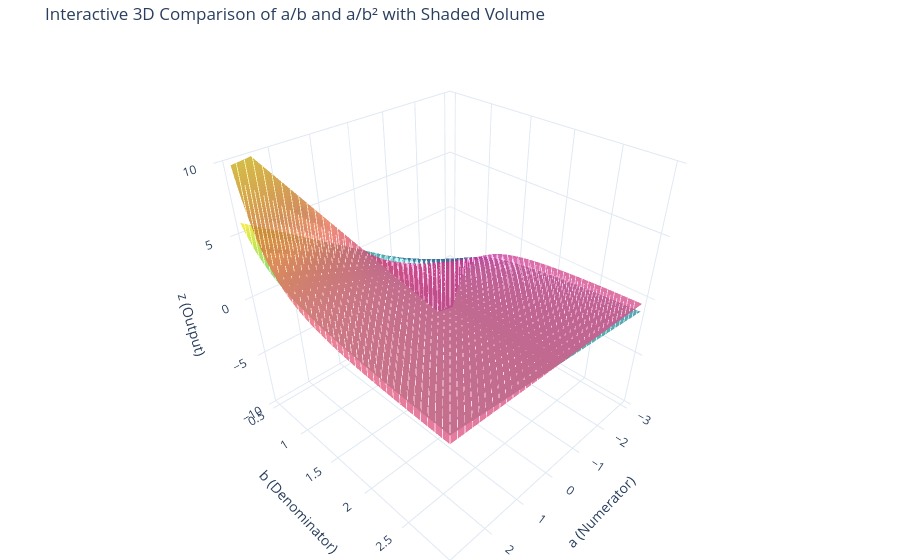

Notebook source saved alongside this figure:
### Code cell
import numpy as np
import plotly.graph_objects as go

# 1. Create a coordinate grid for variables 'a' and 'b'
a_vals = np.linspace(-3, 3, 35)
b_vals = np.linspace(0.5, 3, 35)  # Keeps 'b' safely away from 0
A, B = np.meshgrid(a_vals, b_vals)

# 2. Calculate both surfaces
Z1 = A / B
Z2 = A / (B**2)

fig = go.Figure()

# 3. Add the first surface (z = a/b)
fig.add_trace(go.Surface(
    x=A, y=B, z=Z1,
    colorscale='Viridis',
    name='z = a/b',
    showscale=False,
    opacity=0.8
))

# 4. Add the second surface (z = a/b²)
fig.add_trace(go.Surface(
    x=A, y=B, z=Z2,
    colorscale='Plasma',
    name='z = a/b²',
    showscale=False,
    opacity=0.8
))

# 5. Construct the vertical "shading" lines between the two surfaces
x_lines = []
y_lines = []
z_lines = []

for i in range(A.shape[0]):
    for j in range(A.shape[1]):
        # Connect (a, b, z1) straight to (a, b, z2)
        x_lines.extend([A[i, j], A[i, j], None])
        y_lines.extend([B[i, j], B[i, j], None])
        z_lines.extend([Z1[i, j], Z2[i, j], None])

fig.add_trace(go.Scatter3d(
    x=x_lines, y=y_lines, z=z_lines,
    mode='lines',
    line=dict(color='rgba(128, 128, 128, 0.25)', width=1.5),
    name='Region Between Surfaces',
    hoverinfo='none'
))

# 6. Set up the layout
fig.update_layout(
    title="Interactive 3D Comparison of a/b and a/b² with Shaded Volume",
    scene=dict(
        xaxis_title='a (Numerator)',
        yaxis_title='b (Denominator)',
        zaxis_title='z (Output)',
        zaxis=dict(range=[-10, 10])  # Limits runaway vertical values
    ),
    template="plotly_white",
    margin=dict(l=0, r=0, b=0, t=40)
)

# Render inside your browser
fig.show()

### Figure 1 — Plotly figure (JSON) as saved in the notebook; plotly's stock layout.template omitted (floating-point values rounded to 4 significant figures; data arrays with more than 128 entries replaced by an {"elided": "..."} marker saying what was removed)
{"data": [{"colorscale": [[0, "#440154"], [0.1111, "#482878"], [0.2222, "#3e4989"], [0.3333, "#31688e"], [0.4444, "#26828e"], [0.5556, "#1f9e89"], [0.6667, "#35b779"], [0.7778, "#6ece58"], [0.8889, "#b5de2b"], [1, "#fde725"]], "name": "z = a/b", "opacity": 0.8, "showscale": false, "type": "surface", "x": {"elided": "35x35 float values"}, "y": {"elided": "35x35 float values"}, "z": {"elided": "35x35 float values"}}, {"colorscale": [[0, "#0d0887"], [0.1111, "#46039f"], [0.2222, "#7201a8"], [0.3333, "#9c179e"], [0.4444, "#bd3786"], [0.5556, "#d8576b"], [0.6667, "#ed7953"], [0.7778, "#fb9f3a"], [0.8889, "#fdca26"], [1, "#f0f921"]], "name": "z = a/b²", "opacity": 0.8, "showscale": false, "type": "surface", "x": {"elided": "35x35 float values"}, "y": {"elided": "35x35 float values"}, "z": {"elided": "35x35 float values"}}, {"hoverinfo": "none", "line": {"color": "rgba(128, 128, 128, 0.25)", "width": 1.5}, "mode": "lines", "name": "Region Between Surfaces", "type": "scatter3d", "x": {"elided": "3675 float values"}, "y": {"elided": "3675 float values"}, "z": {"elided": "3675 float values"}}], "layout": {"margin": {"b": 0, "l": 0, "r": 0, "t": 40}, "scene": {"xaxis": {"title": {"text": "a (Numerator)"}}, "yaxis": {"title": {"text": "b (Denominator)"}}, "zaxis": {"range": [-10, 10], "title": {"text": "z (Output)"}}}, "title": {"text": "Interactive 3D Comparison of a/b and a/b² with Shaded Volume"}}}
